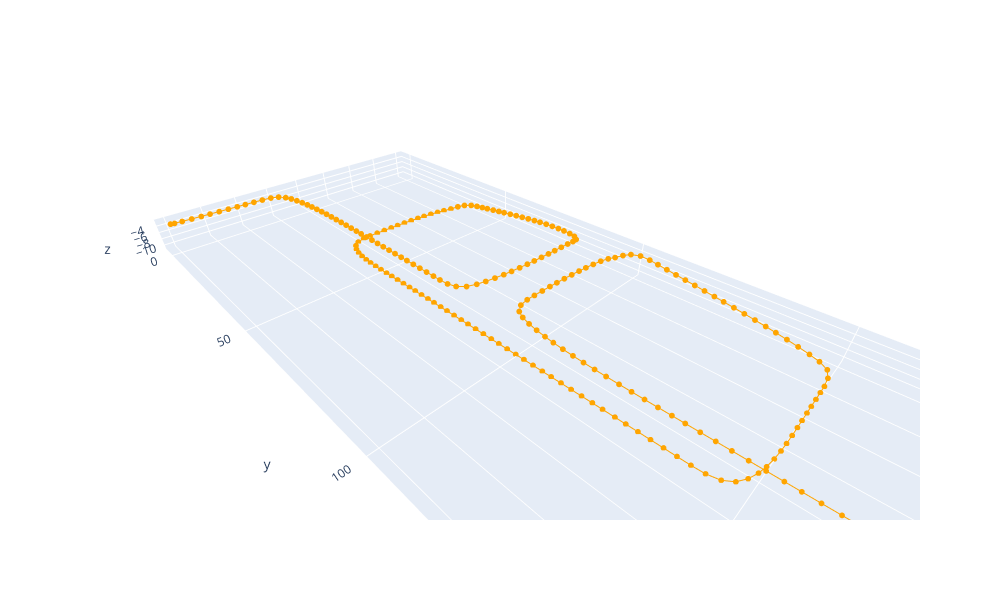

Notebook cell for this chart:
### Code cell
# Plot ground-truth trajectory
gt_traj_trace = go.Scatter3d(x=drone_positions[:,0], y=drone_positions[:,1], z=drone_positions[:,2], 
    marker=dict(size=2, color='orange'), hovertext=np.arange(len(drone_positions)))
fig = go.Figure(data=gt_traj_trace)
fig.update_layout(width=1000, height=600, scene=dict(aspectmode='data'))
fig.show()

### Figure 1 — Plotly figure (JSON) as saved in the notebook; plotly's stock layout.template omitted (floating-point values rounded to 4 significant figures; data arrays with more than 128 entries replaced by an {"elided": "..."} marker saying what was removed)
{"data": [{"hovertext": {"elided": "240 int values"}, "marker": {"color": "orange", "size": 2}, "type": "scatter3d", "x": {"elided": "240 float values"}, "y": {"elided": "240 float values"}, "z": {"elided": "240 float values"}}], "layout": {"height": 600, "scene": {"aspectmode": "data"}, "width": 1000}}
